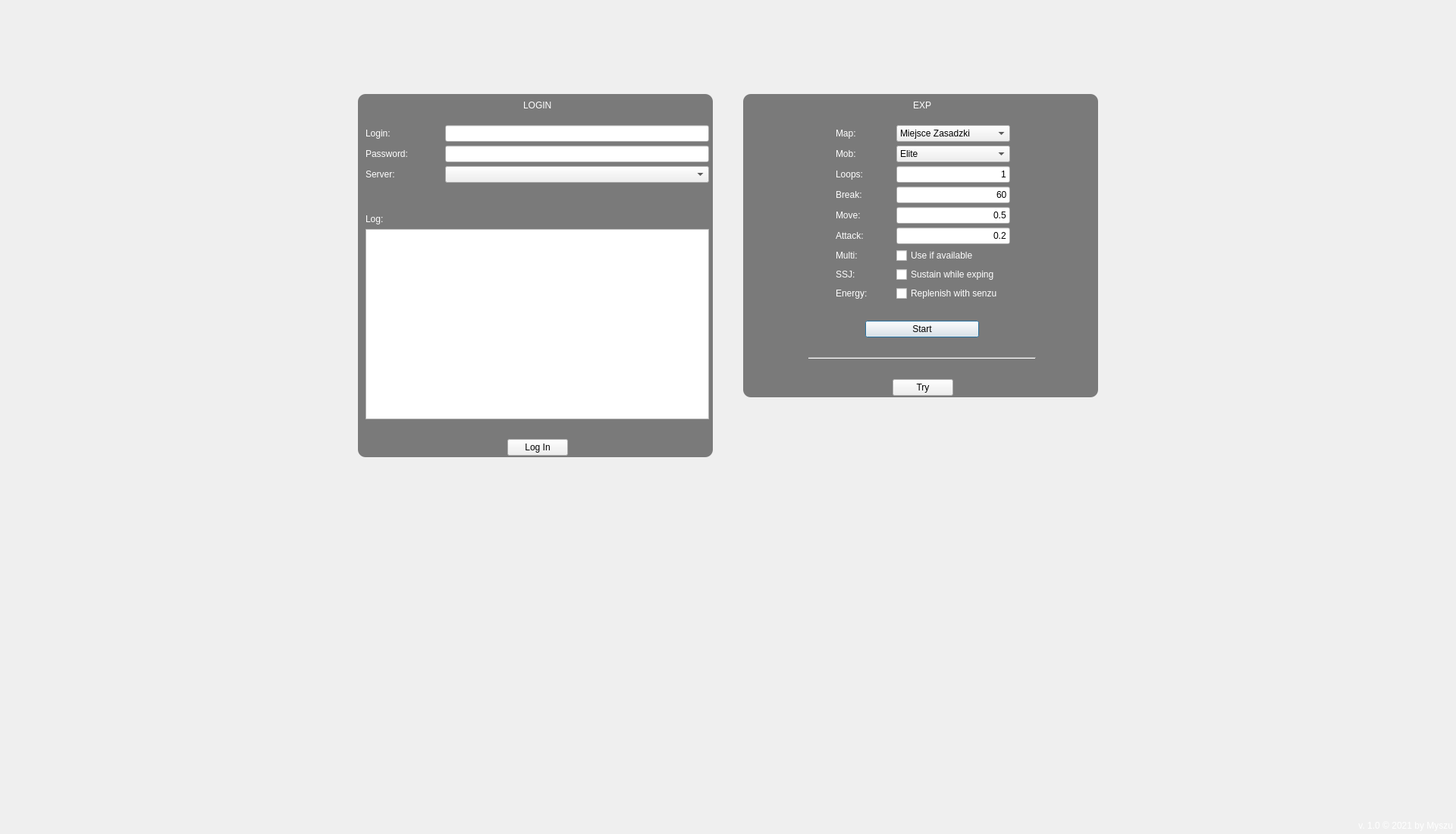
<?xml version="1.0" encoding="UTF-8"?>
<ui version="4.0">
 <class>Dialog</class>
 <widget class="QDialog" name="Dialog">
  <property name="geometry">
   <rect>
    <x>0</x>
    <y>0</y>
    <width>1920</width>
    <height>1100</height>
   </rect>
  </property>
  <property name="sizePolicy">
   <sizepolicy hsizetype="Minimum" vsizetype="Minimum">
    <horstretch>0</horstretch>
    <verstretch>0</verstretch>
   </sizepolicy>
  </property>
  <property name="minimumSize">
   <size>
    <width>1920</width>
    <height>1080</height>
   </size>
  </property>
  <property name="maximumSize">
   <size>
    <width>3840</width>
    <height>2160</height>
   </size>
  </property>
  <property name="windowTitle">
   <string>Dialog</string>
  </property>
  <property name="styleSheet">
   <string notr="true">QDialog {
	/*background: #02070D;/**/
	background: #EFEFEF;
	border-image: url('gui/img/bg.png');
	/*background-repeat: no-repeat;*/
}
QLabel {
	color: white;
}</string>
  </property>
  <layout class="QGridLayout" name="gridLayout">
   <property name="leftMargin">
    <number>4</number>
   </property>
   <property name="topMargin">
    <number>4</number>
   </property>
   <property name="rightMargin">
    <number>4</number>
   </property>
   <property name="bottomMargin">
    <number>4</number>
   </property>
   <property name="spacing">
    <number>0</number>
   </property>
   <item row="0" column="0">
    <layout class="QHBoxLayout" name="Main">
     <property name="spacing">
      <number>0</number>
     </property>
     <item>
      <spacer name="horizontalSpacer">
       <property name="orientation">
        <enum>Qt::Horizontal</enum>
       </property>
       <property name="sizeType">
        <enum>QSizePolicy::Expanding</enum>
       </property>
       <property name="sizeHint" stdset="0">
        <size>
         <width>200</width>
         <height>20</height>
        </size>
       </property>
      </spacer>
     </item>
     <item>
      <layout class="QVBoxLayout" name="LeftColumn">
       <item>
        <spacer name="verticalSpacer_2">
         <property name="orientation">
          <enum>Qt::Vertical</enum>
         </property>
         <property name="sizeType">
          <enum>QSizePolicy::Maximum</enum>
         </property>
         <property name="sizeHint" stdset="0">
          <size>
           <width>20</width>
           <height>120</height>
          </size>
         </property>
        </spacer>
       </item>
       <item>
        <widget class="QFrame" name="LeftFrame">
         <property name="minimumSize">
          <size>
           <width>0</width>
           <height>100</height>
          </size>
         </property>
         <property name="styleSheet">
          <string notr="true">QFrame#LeftFrame{
	border: none;
	border-radius: 10px;
	background-color: rgba(0, 0, 0, 125);
}</string>
         </property>
         <property name="frameShape">
          <enum>QFrame::StyledPanel</enum>
         </property>
         <property name="frameShadow">
          <enum>QFrame::Raised</enum>
         </property>
         <layout class="QGridLayout" name="gridLayout_2">
          <property name="leftMargin">
           <number>10</number>
          </property>
          <property name="topMargin">
           <number>5</number>
          </property>
          <property name="rightMargin">
           <number>5</number>
          </property>
          <property name="bottomMargin">
           <number>2</number>
          </property>
          <item row="5" column="0">
           <widget class="QListWidget" name="log_list">
            <property name="sizePolicy">
             <sizepolicy hsizetype="MinimumExpanding" vsizetype="MinimumExpanding">
              <horstretch>0</horstretch>
              <verstretch>0</verstretch>
             </sizepolicy>
            </property>
            <property name="minimumSize">
             <size>
              <width>300</width>
              <height>200</height>
             </size>
            </property>
            <property name="maximumSize">
             <size>
              <width>550</width>
              <height>20000</height>
             </size>
            </property>
           </widget>
          </item>
          <item row="0" column="0">
           <layout class="QHBoxLayout" name="Login">
            <item>
             <spacer name="horizontalSpacer_14">
              <property name="orientation">
               <enum>Qt::Horizontal</enum>
              </property>
              <property name="sizeHint" stdset="0">
               <size>
                <width>40</width>
                <height>20</height>
               </size>
              </property>
             </spacer>
            </item>
            <item>
             <widget class="QLabel" name="login_title">
              <property name="text">
               <string>LOGIN</string>
              </property>
              <property name="alignment">
               <set>Qt::AlignLeading|Qt::AlignLeft|Qt::AlignVCenter</set>
              </property>
             </widget>
            </item>
            <item>
             <spacer name="horizontalSpacer_15">
              <property name="orientation">
               <enum>Qt::Horizontal</enum>
              </property>
              <property name="sizeHint" stdset="0">
               <size>
                <width>40</width>
                <height>20</height>
               </size>
              </property>
             </spacer>
            </item>
           </layout>
          </item>
          <item row="2" column="0">
           <layout class="QFormLayout" name="LoginForm">
            <property name="horizontalSpacing">
             <number>5</number>
            </property>
            <property name="verticalSpacing">
             <number>5</number>
            </property>
            <item row="0" column="0">
             <widget class="QLabel" name="login_label">
              <property name="sizePolicy">
               <sizepolicy hsizetype="Fixed" vsizetype="Preferred">
                <horstretch>0</horstretch>
                <verstretch>0</verstretch>
               </sizepolicy>
              </property>
              <property name="minimumSize">
               <size>
                <width>100</width>
                <height>0</height>
               </size>
              </property>
              <property name="maximumSize">
               <size>
                <width>100</width>
                <height>16777215</height>
               </size>
              </property>
              <property name="text">
               <string>Login:</string>
              </property>
             </widget>
            </item>
            <item row="0" column="1">
             <widget class="QLineEdit" name="login_input">
              <property name="sizePolicy">
               <sizepolicy hsizetype="Fixed" vsizetype="Fixed">
                <horstretch>0</horstretch>
                <verstretch>0</verstretch>
               </sizepolicy>
              </property>
              <property name="minimumSize">
               <size>
                <width>200</width>
                <height>0</height>
               </size>
              </property>
              <property name="maximumSize">
               <size>
                <width>450</width>
                <height>16777215</height>
               </size>
              </property>
             </widget>
            </item>
            <item row="1" column="0">
             <widget class="QLabel" name="password_label">
              <property name="sizePolicy">
               <sizepolicy hsizetype="Fixed" vsizetype="Preferred">
                <horstretch>0</horstretch>
                <verstretch>0</verstretch>
               </sizepolicy>
              </property>
              <property name="minimumSize">
               <size>
                <width>100</width>
                <height>0</height>
               </size>
              </property>
              <property name="maximumSize">
               <size>
                <width>100</width>
                <height>16777215</height>
               </size>
              </property>
              <property name="text">
               <string>Password:</string>
              </property>
             </widget>
            </item>
            <item row="1" column="1">
             <widget class="QLineEdit" name="password_input">
              <property name="sizePolicy">
               <sizepolicy hsizetype="Fixed" vsizetype="Fixed">
                <horstretch>0</horstretch>
                <verstretch>0</verstretch>
               </sizepolicy>
              </property>
              <property name="minimumSize">
               <size>
                <width>200</width>
                <height>0</height>
               </size>
              </property>
              <property name="maximumSize">
               <size>
                <width>450</width>
                <height>16777215</height>
               </size>
              </property>
              <property name="echoMode">
               <enum>QLineEdit::Password</enum>
              </property>
             </widget>
            </item>
            <item row="2" column="0">
             <widget class="QLabel" name="server_label">
              <property name="text">
               <string>Server:</string>
              </property>
             </widget>
            </item>
            <item row="2" column="1">
             <widget class="QComboBox" name="server_combo">
              <property name="maximumSize">
               <size>
                <width>450</width>
                <height>16777215</height>
               </size>
              </property>
             </widget>
            </item>
           </layout>
          </item>
          <item row="1" column="0">
           <spacer name="verticalSpacer_11">
            <property name="orientation">
             <enum>Qt::Vertical</enum>
            </property>
            <property name="sizeType">
             <enum>QSizePolicy::Fixed</enum>
            </property>
            <property name="sizeHint" stdset="0">
             <size>
              <width>20</width>
              <height>10</height>
             </size>
            </property>
           </spacer>
          </item>
          <item row="3" column="0">
           <spacer name="verticalSpacer_4">
            <property name="orientation">
             <enum>Qt::Vertical</enum>
            </property>
            <property name="sizeType">
             <enum>QSizePolicy::Fixed</enum>
            </property>
            <property name="sizeHint" stdset="0">
             <size>
              <width>20</width>
              <height>35</height>
             </size>
            </property>
           </spacer>
          </item>
          <item row="4" column="0">
           <widget class="QLabel" name="log_label">
            <property name="text">
             <string>Log:</string>
            </property>
           </widget>
          </item>
          <item row="6" column="0">
           <spacer name="verticalSpacer_3">
            <property name="orientation">
             <enum>Qt::Vertical</enum>
            </property>
            <property name="sizeType">
             <enum>QSizePolicy::Fixed</enum>
            </property>
            <property name="sizeHint" stdset="0">
             <size>
              <width>20</width>
              <height>20</height>
             </size>
            </property>
           </spacer>
          </item>
          <item row="7" column="0">
           <layout class="QHBoxLayout" name="LoginButton">
            <item>
             <spacer name="horizontalSpacer_4">
              <property name="orientation">
               <enum>Qt::Horizontal</enum>
              </property>
              <property name="sizeHint" stdset="0">
               <size>
                <width>40</width>
                <height>20</height>
               </size>
              </property>
             </spacer>
            </item>
            <item>
             <widget class="QPushButton" name="get_values">
              <property name="sizePolicy">
               <sizepolicy hsizetype="Fixed" vsizetype="Fixed">
                <horstretch>0</horstretch>
                <verstretch>0</verstretch>
               </sizepolicy>
              </property>
              <property name="maximumSize">
               <size>
                <width>150</width>
                <height>16777215</height>
               </size>
              </property>
              <property name="text">
               <string>Log In</string>
              </property>
              <property name="shortcut">
               <string>Return</string>
              </property>
              <property name="autoDefault">
               <bool>false</bool>
              </property>
             </widget>
            </item>
            <item>
             <spacer name="horizontalSpacer_3">
              <property name="orientation">
               <enum>Qt::Horizontal</enum>
              </property>
              <property name="sizeHint" stdset="0">
               <size>
                <width>40</width>
                <height>20</height>
               </size>
              </property>
             </spacer>
            </item>
           </layout>
          </item>
         </layout>
        </widget>
       </item>
       <item>
        <spacer name="verticalSpacer">
         <property name="orientation">
          <enum>Qt::Vertical</enum>
         </property>
         <property name="sizeType">
          <enum>QSizePolicy::Expanding</enum>
         </property>
         <property name="sizeHint" stdset="0">
          <size>
           <width>20</width>
           <height>90</height>
          </size>
         </property>
        </spacer>
       </item>
      </layout>
     </item>
     <item>
      <spacer name="horizontalSpacer_7">
       <property name="orientation">
        <enum>Qt::Horizontal</enum>
       </property>
       <property name="sizeType">
        <enum>QSizePolicy::Fixed</enum>
       </property>
       <property name="sizeHint" stdset="0">
        <size>
         <width>40</width>
         <height>20</height>
        </size>
       </property>
      </spacer>
     </item>
     <item>
      <layout class="QHBoxLayout" name="RightColumnHorizontal">
       <item>
        <layout class="QVBoxLayout" name="RightColumnVertical">
         <item>
          <spacer name="verticalSpacer_5">
           <property name="orientation">
            <enum>Qt::Vertical</enum>
           </property>
           <property name="sizeType">
            <enum>QSizePolicy::Maximum</enum>
           </property>
           <property name="sizeHint" stdset="0">
            <size>
             <width>20</width>
             <height>120</height>
            </size>
           </property>
          </spacer>
         </item>
         <item>
          <widget class="QFrame" name="RightFrame">
           <property name="minimumSize">
            <size>
             <width>0</width>
             <height>100</height>
            </size>
           </property>
           <property name="styleSheet">
            <string notr="true">QFrame#RightFrame{
	border: none;
	border-radius: 10px;
	background-color: rgba(0, 0, 0, 125);
}
QCheckBox{
	color: rgb(255, 255, 255);
}</string>
           </property>
           <property name="frameShape">
            <enum>QFrame::StyledPanel</enum>
           </property>
           <property name="frameShadow">
            <enum>QFrame::Raised</enum>
           </property>
           <layout class="QGridLayout" name="gridLayout_3">
            <property name="leftMargin">
             <number>10</number>
            </property>
            <property name="topMargin">
             <number>5</number>
            </property>
            <property name="rightMargin">
             <number>5</number>
            </property>
            <property name="bottomMargin">
             <number>2</number>
            </property>
            <item row="5" column="0">
             <spacer name="verticalSpacer_9">
              <property name="orientation">
               <enum>Qt::Vertical</enum>
              </property>
              <property name="sizeType">
               <enum>QSizePolicy::Fixed</enum>
              </property>
              <property name="sizeHint" stdset="0">
               <size>
                <width>20</width>
                <height>20</height>
               </size>
              </property>
             </spacer>
            </item>
            <item row="7" column="0">
             <spacer name="verticalSpacer_10">
              <property name="orientation">
               <enum>Qt::Vertical</enum>
              </property>
              <property name="sizeType">
               <enum>QSizePolicy::Fixed</enum>
              </property>
              <property name="sizeHint" stdset="0">
               <size>
                <width>20</width>
                <height>20</height>
               </size>
              </property>
             </spacer>
            </item>
            <item row="6" column="0">
             <layout class="QHBoxLayout" name="HorizontalLine">
              <property name="spacing">
               <number>2</number>
              </property>
              <item>
               <widget class="Line" name="line">
                <property name="minimumSize">
                 <size>
                  <width>180</width>
                  <height>0</height>
                 </size>
                </property>
                <property name="maximumSize">
                 <size>
                  <width>300</width>
                  <height>16777215</height>
                 </size>
                </property>
                <property name="frameShadow">
                 <enum>QFrame::Sunken</enum>
                </property>
                <property name="orientation">
                 <enum>Qt::Horizontal</enum>
                </property>
               </widget>
              </item>
             </layout>
            </item>
            <item row="0" column="0">
             <layout class="QHBoxLayout" name="Exp">
              <item>
               <spacer name="horizontalSpacer_9">
                <property name="orientation">
                 <enum>Qt::Horizontal</enum>
                </property>
                <property name="sizeType">
                 <enum>QSizePolicy::Preferred</enum>
                </property>
                <property name="sizeHint" stdset="0">
                 <size>
                  <width>60</width>
                  <height>20</height>
                 </size>
                </property>
               </spacer>
              </item>
              <item>
               <widget class="QLabel" name="exp_title">
                <property name="sizePolicy">
                 <sizepolicy hsizetype="Maximum" vsizetype="Preferred">
                  <horstretch>0</horstretch>
                  <verstretch>0</verstretch>
                 </sizepolicy>
                </property>
                <property name="minimumSize">
                 <size>
                  <width>100</width>
                  <height>0</height>
                 </size>
                </property>
                <property name="maximumSize">
                 <size>
                  <width>300</width>
                  <height>16777215</height>
                 </size>
                </property>
                <property name="text">
                 <string>EXP</string>
                </property>
                <property name="alignment">
                 <set>Qt::AlignCenter</set>
                </property>
               </widget>
              </item>
              <item>
               <spacer name="horizontalSpacer_10">
                <property name="orientation">
                 <enum>Qt::Horizontal</enum>
                </property>
                <property name="sizeType">
                 <enum>QSizePolicy::Preferred</enum>
                </property>
                <property name="sizeHint" stdset="0">
                 <size>
                  <width>60</width>
                  <height>20</height>
                 </size>
                </property>
               </spacer>
              </item>
             </layout>
            </item>
            <item row="4" column="0">
             <layout class="QHBoxLayout" name="StartButton">
              <property name="spacing">
               <number>0</number>
              </property>
              <property name="sizeConstraint">
               <enum>QLayout::SetFixedSize</enum>
              </property>
              <item>
               <spacer name="horizontalSpacer_5">
                <property name="orientation">
                 <enum>Qt::Horizontal</enum>
                </property>
                <property name="sizeType">
                 <enum>QSizePolicy::Preferred</enum>
                </property>
                <property name="sizeHint" stdset="0">
                 <size>
                  <width>60</width>
                  <height>20</height>
                 </size>
                </property>
               </spacer>
              </item>
              <item>
               <widget class="QPushButton" name="restart_exp">
                <property name="sizePolicy">
                 <sizepolicy hsizetype="Fixed" vsizetype="Fixed">
                  <horstretch>0</horstretch>
                  <verstretch>0</verstretch>
                 </sizepolicy>
                </property>
                <property name="maximumSize">
                 <size>
                  <width>150</width>
                  <height>16777215</height>
                 </size>
                </property>
                <property name="text">
                 <string>Start</string>
                </property>
               </widget>
              </item>
              <item>
               <spacer name="horizontalSpacer_6">
                <property name="orientation">
                 <enum>Qt::Horizontal</enum>
                </property>
                <property name="sizeType">
                 <enum>QSizePolicy::Preferred</enum>
                </property>
                <property name="sizeHint" stdset="0">
                 <size>
                  <width>60</width>
                  <height>20</height>
                 </size>
                </property>
               </spacer>
              </item>
             </layout>
            </item>
            <item row="2" column="0">
             <layout class="QHBoxLayout" name="ExpOptions">
              <item>
               <spacer name="horizontalSpacer_12">
                <property name="orientation">
                 <enum>Qt::Horizontal</enum>
                </property>
                <property name="sizeType">
                 <enum>QSizePolicy::Expanding</enum>
                </property>
                <property name="sizeHint" stdset="0">
                 <size>
                  <width>10</width>
                  <height>20</height>
                 </size>
                </property>
               </spacer>
              </item>
              <item>
               <layout class="QFormLayout" name="Options">
                <property name="sizeConstraint">
                 <enum>QLayout::SetFixedSize</enum>
                </property>
                <property name="rowWrapPolicy">
                 <enum>QFormLayout::DontWrapRows</enum>
                </property>
                <property name="horizontalSpacing">
                 <number>0</number>
                </property>
                <property name="verticalSpacing">
                 <number>5</number>
                </property>
                <item row="0" column="0">
                 <widget class="QLabel" name="path_label">
                  <property name="minimumSize">
                   <size>
                    <width>80</width>
                    <height>0</height>
                   </size>
                  </property>
                  <property name="maximumSize">
                   <size>
                    <width>70</width>
                    <height>16777215</height>
                   </size>
                  </property>
                  <property name="text">
                   <string>Map:</string>
                  </property>
                 </widget>
                </item>
                <item row="0" column="1">
                 <widget class="QComboBox" name="path_box">
                  <property name="minimumSize">
                   <size>
                    <width>150</width>
                    <height>0</height>
                   </size>
                  </property>
                  <property name="maximumSize">
                   <size>
                    <width>250</width>
                    <height>16777215</height>
                   </size>
                  </property>
                  <item>
                   <property name="text">
                    <string>Miejsce Zasadzki</string>
                   </property>
                  </item>
                  <item>
                   <property name="text">
                    <string>Czubek Gory</string>
                   </property>
                  </item>
                  <item>
                   <property name="text">
                    <string>Ksiezyc Gamma</string>
                   </property>
                  </item>
                  <item>
                   <property name="text">
                    <string>Osrodek Badawczy</string>
                   </property>
                  </item>
                  <item>
                   <property name="text">
                    <string>Vole</string>
                   </property>
                  </item>
                  <item>
                   <property name="text">
                    <string>Takywan</string>
                   </property>
                  </item>
                  <item>
                   <property name="text">
                    <string>Placówka Doktora</string>
                   </property>
                  </item>
                  <item>
                   <property name="text">
                    <string>Baria</string>
                   </property>
                  </item>
                  <item>
                   <property name="text">
                    <string>Główna Sala</string>
                   </property>
                  </item>
                  <item>
                   <property name="text">
                    <string>Siedziba Doktora</string>
                   </property>
                  </item>
                  <item>
                   <property name="text">
                    <string>Cytadela</string>
                   </property>
                  </item>
                  <item>
                   <property name="text">
                    <string>Wioska Slaya</string>
                   </property>
                  </item>
                  <item>
                   <property name="text">
                    <string>Turniej</string>
                   </property>
                  </item>
                  <item>
                   <property name="text">
                    <string>Starożytność</string>
                   </property>
                  </item>
                  <item>
                   <property name="text">
                    <string>Vestfalia</string>
                   </property>
                  </item>
                  <item>
                   <property name="text">
                    <string>Kopalnia</string>
                   </property>
                  </item>
                  <item>
                   <property name="text">
                    <string>Irris</string>
                   </property>
                  </item>
                 </widget>
                </item>
                <item row="1" column="0">
                 <widget class="QLabel" name="mob_label">
                  <property name="minimumSize">
                   <size>
                    <width>80</width>
                    <height>0</height>
                   </size>
                  </property>
                  <property name="maximumSize">
                   <size>
                    <width>70</width>
                    <height>16777215</height>
                   </size>
                  </property>
                  <property name="text">
                   <string>Mob:</string>
                  </property>
                 </widget>
                </item>
                <item row="1" column="1">
                 <widget class="QComboBox" name="mob_box">
                  <property name="minimumSize">
                   <size>
                    <width>150</width>
                    <height>0</height>
                   </size>
                  </property>
                  <property name="maximumSize">
                   <size>
                    <width>250</width>
                    <height>16777215</height>
                   </size>
                  </property>
                  <property name="currentIndex">
                   <number>2</number>
                  </property>
                  <item>
                   <property name="text">
                    <string>Normal</string>
                   </property>
                  </item>
                  <item>
                   <property name="text">
                    <string>Champion</string>
                   </property>
                  </item>
                  <item>
                   <property name="text">
                    <string>Elite</string>
                   </property>
                  </item>
                  <item>
                   <property name="text">
                    <string>Legendary</string>
                   </property>
                  </item>
                  <item>
                   <property name="text">
                    <string>Epic</string>
                   </property>
                  </item>
                  <item>
                   <property name="text">
                    <string>Mistic</string>
                   </property>
                  </item>
                 </widget>
                </item>
                <item row="2" column="0">
                 <widget class="QLabel" name="loops_label">
                  <property name="minimumSize">
                   <size>
                    <width>80</width>
                    <height>0</height>
                   </size>
                  </property>
                  <property name="maximumSize">
                   <size>
                    <width>70</width>
                    <height>16777215</height>
                   </size>
                  </property>
                  <property name="text">
                   <string>Loops:</string>
                  </property>
                 </widget>
                </item>
                <item row="2" column="1">
                 <widget class="QLineEdit" name="loops_input">
                  <property name="minimumSize">
                   <size>
                    <width>150</width>
                    <height>0</height>
                   </size>
                  </property>
                  <property name="maximumSize">
                   <size>
                    <width>250</width>
                    <height>16777215</height>
                   </size>
                  </property>
                  <property name="text">
                   <string>1</string>
                  </property>
                  <property name="alignment">
                   <set>Qt::AlignRight|Qt::AlignTrailing|Qt::AlignVCenter</set>
                  </property>
                 </widget>
                </item>
                <item row="3" column="0">
                 <widget class="QLabel" name="break_label">
                  <property name="minimumSize">
                   <size>
                    <width>80</width>
                    <height>0</height>
                   </size>
                  </property>
                  <property name="maximumSize">
                   <size>
                    <width>70</width>
                    <height>16777215</height>
                   </size>
                  </property>
                  <property name="text">
                   <string>Break:</string>
                  </property>
                 </widget>
                </item>
                <item row="3" column="1">
                 <widget class="QLineEdit" name="break_input">
                  <property name="minimumSize">
                   <size>
                    <width>150</width>
                    <height>0</height>
                   </size>
                  </property>
                  <property name="maximumSize">
                   <size>
                    <width>250</width>
                    <height>16777215</height>
                   </size>
                  </property>
                  <property name="text">
                   <string>60</string>
                  </property>
                  <property name="alignment">
                   <set>Qt::AlignRight|Qt::AlignTrailing|Qt::AlignVCenter</set>
                  </property>
                 </widget>
                </item>
                <item row="4" column="0">
                 <widget class="QLabel" name="pause_label">
                  <property name="minimumSize">
                   <size>
                    <width>80</width>
                    <height>0</height>
                   </size>
                  </property>
                  <property name="maximumSize">
                   <size>
                    <width>70</width>
                    <height>16777215</height>
                   </size>
                  </property>
                  <property name="text">
                   <string>Move:</string>
                  </property>
                 </widget>
                </item>
                <item row="4" column="1">
                 <widget class="QLineEdit" name="pause_input">
                  <property name="minimumSize">
                   <size>
                    <width>150</width>
                    <height>0</height>
                   </size>
                  </property>
                  <property name="maximumSize">
                   <size>
                    <width>250</width>
                    <height>16777215</height>
                   </size>
                  </property>
                  <property name="text">
                   <string>0.5</string>
                  </property>
                  <property name="alignment">
                   <set>Qt::AlignRight|Qt::AlignTrailing|Qt::AlignVCenter</set>
                  </property>
                 </widget>
                </item>
                <item row="5" column="0">
                 <widget class="QLabel" name="attack_label">
                  <property name="minimumSize">
                   <size>
                    <width>80</width>
                    <height>0</height>
                   </size>
                  </property>
                  <property name="maximumSize">
                   <size>
                    <width>70</width>
                    <height>16777215</height>
                   </size>
                  </property>
                  <property name="text">
                   <string>Attack:</string>
                  </property>
                 </widget>
                </item>
                <item row="5" column="1">
                 <widget class="QLineEdit" name="attack_input">
                  <property name="minimumSize">
                   <size>
                    <width>150</width>
                    <height>0</height>
                   </size>
                  </property>
                  <property name="maximumSize">
                   <size>
                    <width>250</width>
                    <height>16777215</height>
                   </size>
                  </property>
                  <property name="text">
                   <string>0.2</string>
                  </property>
                  <property name="alignment">
                   <set>Qt::AlignRight|Qt::AlignTrailing|Qt::AlignVCenter</set>
                  </property>
                 </widget>
                </item>
                <item row="6" column="0">
                 <widget class="QLabel" name="multi_label">
                  <property name="minimumSize">
                   <size>
                    <width>80</width>
                    <height>0</height>
                   </size>
                  </property>
                  <property name="maximumSize">
                   <size>
                    <width>70</width>
                    <height>16777215</height>
                   </size>
                  </property>
                  <property name="text">
                   <string>Multi:</string>
                  </property>
                 </widget>
                </item>
                <item row="6" column="1">
                 <widget class="QCheckBox" name="multi_checkbox">
                  <property name="minimumSize">
                   <size>
                    <width>150</width>
                    <height>0</height>
                   </size>
                  </property>
                  <property name="maximumSize">
                   <size>
                    <width>250</width>
                    <height>16777215</height>
                   </size>
                  </property>
                  <property name="styleSheet">
                   <string notr="true"/>
                  </property>
                  <property name="text">
                   <string>Use if available</string>
                  </property>
                 </widget>
                </item>
                <item row="7" column="0">
                 <widget class="QLabel" name="sustain_label">
                  <property name="minimumSize">
                   <size>
                    <width>80</width>
                    <height>0</height>
                   </size>
                  </property>
                  <property name="maximumSize">
                   <size>
                    <width>70</width>
                    <height>16777215</height>
                   </size>
                  </property>
                  <property name="text">
                   <string>SSJ:</string>
                  </property>
                 </widget>
                </item>
                <item row="7" column="1">
                 <widget class="QCheckBox" name="sustain_checkbox">
                  <property name="minimumSize">
                   <size>
                    <width>150</width>
                    <height>0</height>
                   </size>
                  </property>
                  <property name="maximumSize">
                   <size>
                    <width>250</width>
                    <height>16777215</height>
                   </size>
                  </property>
                  <property name="text">
                   <string>Sustain while exping</string>
                  </property>
                 </widget>
                </item>
                <item row="8" column="0">
                 <widget class="QLabel" name="replenish_label">
                  <property name="minimumSize">
                   <size>
                    <width>80</width>
                    <height>0</height>
                   </size>
                  </property>
                  <property name="maximumSize">
                   <size>
                    <width>70</width>
                    <height>16777215</height>
                   </size>
                  </property>
                  <property name="text">
                   <string>Energy:</string>
                  </property>
                 </widget>
                </item>
                <item row="8" column="1">
                 <widget class="QCheckBox" name="replenish_checkbox">
                  <property name="minimumSize">
                   <size>
                    <width>150</width>
                    <height>0</height>
                   </size>
                  </property>
                  <property name="maximumSize">
                   <size>
                    <width>250</width>
                    <height>16777215</height>
                   </size>
                  </property>
                  <property name="text">
                   <string>Replenish with senzu</string>
                  </property>
                 </widget>
                </item>
               </layout>
              </item>
              <item>
               <spacer name="horizontalSpacer_11">
                <property name="orientation">
                 <enum>Qt::Horizontal</enum>
                </property>
                <property name="sizeType">
                 <enum>QSizePolicy::Expanding</enum>
                </property>
                <property name="sizeHint" stdset="0">
                 <size>
                  <width>40</width>
                  <height>20</height>
                 </size>
                </property>
               </spacer>
              </item>
             </layout>
            </item>
            <item row="3" column="0">
             <spacer name="verticalSpacer_7">
              <property name="orientation">
               <enum>Qt::Vertical</enum>
              </property>
              <property name="sizeType">
               <enum>QSizePolicy::Fixed</enum>
              </property>
              <property name="sizeHint" stdset="0">
               <size>
                <width>20</width>
                <height>20</height>
               </size>
              </property>
             </spacer>
            </item>
            <item row="1" column="0">
             <spacer name="verticalSpacer_8">
              <property name="orientation">
               <enum>Qt::Vertical</enum>
              </property>
              <property name="sizeType">
               <enum>QSizePolicy::Fixed</enum>
              </property>
              <property name="sizeHint" stdset="0">
               <size>
                <width>20</width>
                <height>10</height>
               </size>
              </property>
             </spacer>
            </item>
            <item row="8" column="0">
             <layout class="QHBoxLayout" name="TryButton">
              <item>
               <spacer name="horizontalSpacer_13">
                <property name="orientation">
                 <enum>Qt::Horizontal</enum>
                </property>
                <property name="sizeHint" stdset="0">
                 <size>
                  <width>40</width>
                  <height>20</height>
                 </size>
                </property>
               </spacer>
              </item>
              <item>
               <widget class="QPushButton" name="try_button">
                <property name="text">
                 <string>Try</string>
                </property>
               </widget>
              </item>
              <item>
               <spacer name="horizontalSpacer_8">
                <property name="orientation">
                 <enum>Qt::Horizontal</enum>
                </property>
                <property name="sizeHint" stdset="0">
                 <size>
                  <width>40</width>
                  <height>20</height>
                 </size>
                </property>
               </spacer>
              </item>
             </layout>
            </item>
           </layout>
          </widget>
         </item>
         <item>
          <spacer name="verticalSpacer_6">
           <property name="orientation">
            <enum>Qt::Vertical</enum>
           </property>
           <property name="sizeHint" stdset="0">
            <size>
             <width>20</width>
             <height>40</height>
            </size>
           </property>
          </spacer>
         </item>
        </layout>
       </item>
      </layout>
     </item>
     <item>
      <spacer name="horizontalSpacer_2">
       <property name="orientation">
        <enum>Qt::Horizontal</enum>
       </property>
       <property name="sizeType">
        <enum>QSizePolicy::Expanding</enum>
       </property>
       <property name="sizeHint" stdset="0">
        <size>
         <width>200</width>
         <height>20</height>
        </size>
       </property>
      </spacer>
     </item>
    </layout>
   </item>
   <item row="1" column="0">
    <layout class="QHBoxLayout" name="Footer">
     <property name="spacing">
      <number>0</number>
     </property>
     <item>
      <widget class="QLabel" name="error_label">
       <property name="font">
        <font>
         <weight>75</weight>
         <bold>true</bold>
        </font>
       </property>
       <property name="styleSheet">
        <string notr="true">color: rgb(255, 0, 0);</string>
       </property>
       <property name="text">
        <string/>
       </property>
       <property name="alignment">
        <set>Qt::AlignCenter</set>
       </property>
      </widget>
     </item>
     <item>
      <widget class="QLabel" name="copy_label">
       <property name="sizePolicy">
        <sizepolicy hsizetype="Fixed" vsizetype="Preferred">
         <horstretch>0</horstretch>
         <verstretch>0</verstretch>
        </sizepolicy>
       </property>
       <property name="minimumSize">
        <size>
         <width>120</width>
         <height>0</height>
        </size>
       </property>
       <property name="text">
        <string>v. 1.0 © 2021 by Myszu</string>
       </property>
       <property name="alignment">
        <set>Qt::AlignRight|Qt::AlignTrailing|Qt::AlignVCenter</set>
       </property>
      </widget>
     </item>
    </layout>
   </item>
  </layout>
 </widget>
 <tabstops>
  <tabstop>login_input</tabstop>
  <tabstop>password_input</tabstop>
  <tabstop>get_values</tabstop>
 </tabstops>
 <resources>
  <include location="img/res.qrc"/>
 </resources>
 <connections/>
</ui>
